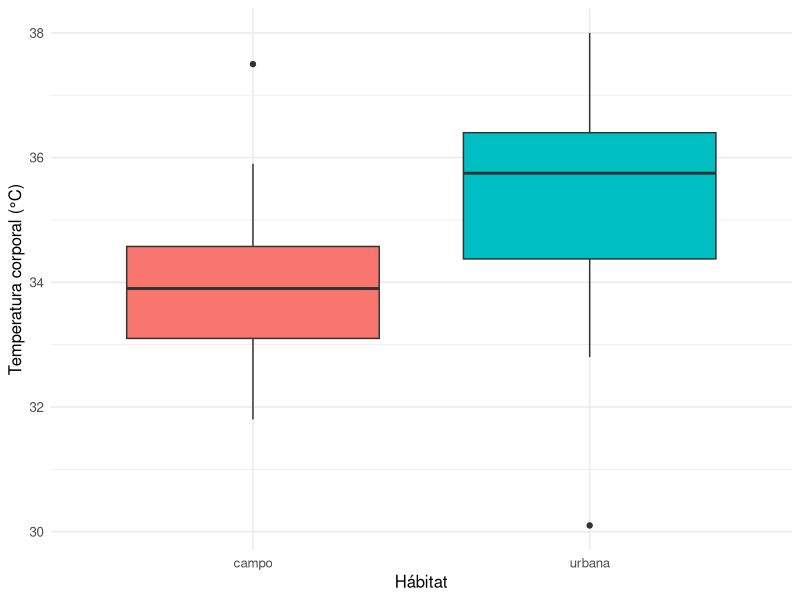
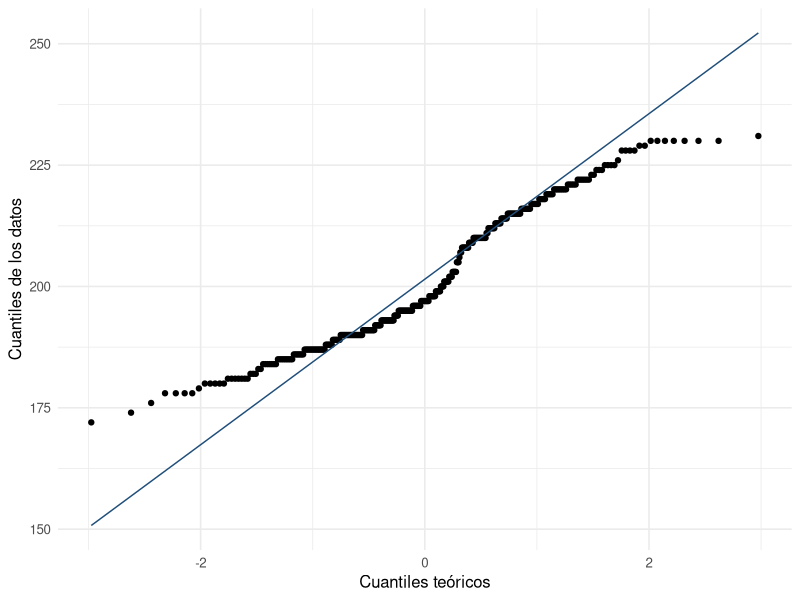

Recreate these plots in R, in order.
## ---- chunk 1
#| label: setup-cap2
#| include: false
library(tidyverse)
library(palmerpenguins)
theme_set(theme_minimal(base_size = 12))
## ---- chunk 2
#| label: centro-penguins
mean(penguins$body_mass_g, na.rm = TRUE)     # media
median(penguins$body_mass_g, na.rm = TRUE)   # mediana
## ---- chunk 3
#| label: cuartiles
quantile(penguins$body_mass_g, na.rm = TRUE)
## ---- chunk 4
#| label: dispersion
sd(penguins$body_mass_g, na.rm = TRUE)    # desviación estándar (g)
var(penguins$body_mass_g, na.rm = TRUE)   # varianza (g^2)
IQR(penguins$body_mass_g, na.rm = TRUE)   # rango intercuartílico
## ---- chunk 5
#| label: props-varianza
x <- c(2, 4, 6, 8)
var(x)          # referencia
var(x + 100)    # SUMAR una constante NO cambia la dispersión
var(x * 2)      # MULTIPLICAR por k multiplica la varianza por k^2 (aquí, x4)
## ---- chunk 6
#| label: fig-boxplot-lagartijas
#| fig-cap: "Temperatura corporal de lagartijas por hábitat."
#| fig-width: 5
#| fig-height: 3.4
lagartijas <- read.csv("datos/lagartijas.csv")
ggplot(lagartijas, aes(x = habitat, y = temp_corporal, fill = habitat)) +
  geom_boxplot() +
  labs(x = "Hábitat", y = "Temperatura corporal (°C)") +
  theme(legend.position = "none")
## ---- chunk 7
#| label: fig-qqplot
#| fig-cap: "Q-Q plot del largo de la aleta de los pingüinos."
#| fig-width: 4.6
#| fig-height: 3.4
ggplot(penguins, aes(sample = flipper_length_mm)) +
  stat_qq() +
  stat_qq_line(color = "#1F4E79") +
  labs(x = "Cuantiles teóricos", y = "Cuantiles de los datos")
## ---- chunk 8
#| label: resumen-por-grupo
penguins |>
  group_by(species) |>
  summarise(
    n       = n(),
    media   = mean(body_mass_g, na.rm = TRUE),
    de      = sd(body_mass_g,   na.rm = TRUE),
    mediana = median(body_mass_g, na.rm = TRUE)
  )
## ---- chunk 9
#| label: resumen-lagartijas
lagartijas |>
  group_by(habitat) |>
  summarise(
    n          = n(),
    temp_media = mean(temp_corporal),
    temp_de    = sd(temp_corporal)
  )
